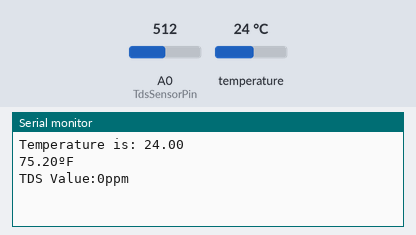
Simulated run of this sketch. Board: Arduino Uno, built with avr-gcc and run on an emulated ATmega328P. On the bench: the last lines printed to the serial monitor. The inputs (shaded band) are chosen by the test bench; at power-on: temperature 24 °C, A0 (TdsSensorPin) = 512.

Above: at 1.5 s.
1.6 s: temperature set to 41 °C
At 2.38 s:
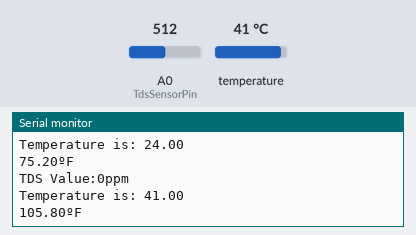
6.4 s: temperature set to 12 °C
At 6.8 s:
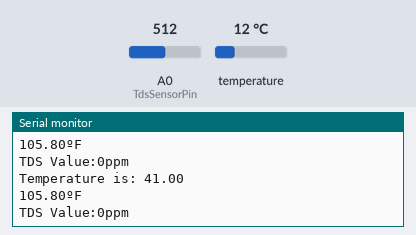
Timing chart, 0 to 9.4 s (numbered marks = the images above; inputs shaded):
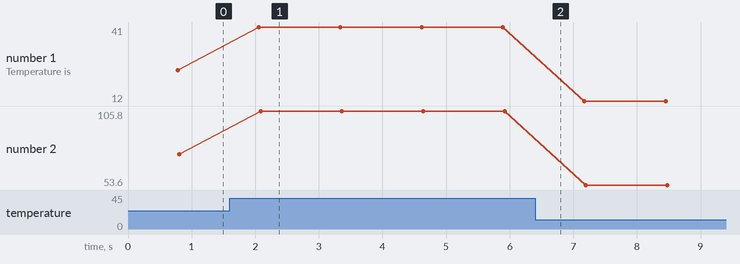

Measured:
- after the input at 1.6 s, the serial monitor: prints a new line after 0.46 s (image 1)
- plotted number 1: 24 → 41 after the input at 1.6 s, 41 → 12 after the input at 6.4 s
- plotted number 2: 75.2 → 105.8 after the input at 1.6 s, 105.8 → 53.6 after the input at 6.4 s

The sketch:

gabungan_temperatur_dan_tds.ino
```cpp
#include <DallasTemperature.h>
#include <OneWire.h>

#define ONE_WIRE_BUS 5  //D4 pin of nodemcu
#define TdsSensorPin A0
#define VREF 3.3      // analog reference voltage(Volt) of the ADC
#define SCOUNT  30           // sum of sample point
int analogBuffer[SCOUNT];    // store the analog value in the array, read from ADC
int analogBufferTemp[SCOUNT];
int analogBufferIndex = 0,copyIndex = 0;
float averageVoltage = 0,tdsValue = 0,temperature = 25;


OneWire oneWire(ONE_WIRE_BUS);

DallasTemperature sensors(&oneWire);            // Pass the oneWire reference to Dallas Temperature.

void setup(void)
{
  Serial.begin(9600);
  sensors.begin();
  pinMode(TdsSensorPin,INPUT);
}

void loop(void)
{
     static unsigned long analogSampleTimepoint = millis();
   if(millis()-analogSampleTimepoint > 40U)     //every 40 milliseconds,read the analog value from the ADC
   {
     analogSampleTimepoint = millis();
     analogBuffer[analogBufferIndex] = analogRead(TdsSensorPin);    //read the analog value and store into the buffer
     analogBufferIndex++;
     if(analogBufferIndex == SCOUNT)
         analogBufferIndex = 0;
   }
   static unsigned long printTimepoint = millis();
   if(millis()-printTimepoint > 800U)
   {
      printTimepoint = millis();
      for(copyIndex=0;copyIndex<SCOUNT;copyIndex++)
        analogBufferTemp[copyIndex]= analogBuffer[copyIndex];
      averageVoltage = getMedianNum(analogBufferTemp,SCOUNT) * (float)VREF / 1024.0; // read the analog value more stable by the median filtering algorithm, and convert to voltage value
      float compensationCoefficient=1.0+0.02*(temperature-25.0);    //temperature compensation formula: fFinalResult(25^C) = fFinalResult(current)/(1.0+0.02*(fTP-25.0));
      float compensationVolatge=averageVoltage/compensationCoefficient;  //temperature compensation
      tdsValue=(133.42*compensationVolatge*compensationVolatge*compensationVolatge - 255.86*compensationVolatge*compensationVolatge + 857.39*compensationVolatge)*0.576; //convert voltage value to tds value
      //Serial.print("voltage:");
      //Serial.print(averageVoltage,2);
      //Serial.print("V   ");
      Serial.print("TDS Value:");
      Serial.print(tdsValue,0);
      Serial.println("ppm");
   }
  Serial.println();
  sensors.requestTemperatures();                // Send the command to get temperatures
  Serial.println();
  Serial.println("Temperature is: " + String(sensors.getTempCByIndex(0)));   // Why "byIndex"? You can have more than one IC on the same bus. 0 refers to the first IC on the wire
  Serial.println();
  float temperatureF = sensors.getTempFByIndex(0);
  Serial.print(temperatureF);
  Serial.println("ºF");
  delay(500);
}
int getMedianNum(int bArray[], int iFilterLen)
{
      int bTab[iFilterLen];
      for (byte i = 0; i<iFilterLen; i++)
      bTab[i] = bArray[i];
      int i, j, bTemp;
      for (j = 0; j < iFilterLen - 1; j++)
      {
      for (i = 0; i < iFilterLen - j - 1; i++)
          {
        if (bTab[i] > bTab[i + 1])
            {
        bTemp = bTab[i];
            bTab[i] = bTab[i + 1];
        bTab[i + 1] = bTemp;
            }
          }
      }
      if ((iFilterLen & 1) > 0)
    bTemp = bTab[(iFilterLen - 1) / 2];
      else
    bTemp = (bTab[iFilterLen / 2] + bTab[iFilterLen / 2 - 1]) / 2;
      return bTemp;
}
```
